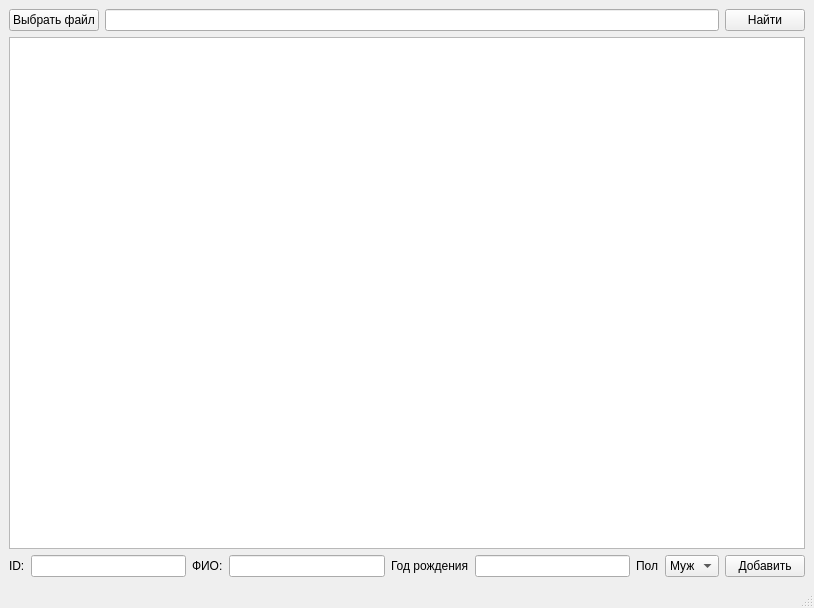
<?xml version="1.0" encoding="UTF-8"?>
<ui version="4.0">
 <class>MainWindow</class>
 <widget class="QMainWindow" name="MainWindow">
  <property name="geometry">
   <rect>
    <x>0</x>
    <y>0</y>
    <width>814</width>
    <height>608</height>
   </rect>
  </property>
  <property name="windowTitle">
   <string>MainWindow</string>
  </property>
  <widget class="QWidget" name="centralwidget">
   <layout class="QVBoxLayout" name="verticalLayout">
    <item>
     <layout class="QHBoxLayout" name="horizontalLayout">
      <item>
       <widget class="QPushButton" name="Choose">
        <property name="text">
         <string>Выбрать файл</string>
        </property>
       </widget>
      </item>
      <item>
       <widget class="QLineEdit" name="Search_edit"/>
      </item>
      <item>
       <widget class="QPushButton" name="Find">
        <property name="text">
         <string>Найти</string>
        </property>
       </widget>
      </item>
     </layout>
    </item>
    <item>
     <widget class="My_text_class" name="Text_browser"/>
    </item>
    <item>
     <layout class="QHBoxLayout" name="horizontalLayout_2">
      <item>
       <widget class="QLabel" name="label">
        <property name="text">
         <string>ID:</string>
        </property>
       </widget>
      </item>
      <item>
       <widget class="QLineEdit" name="ID_Edit"/>
      </item>
      <item>
       <widget class="QLabel" name="label_2">
        <property name="text">
         <string>ФИО:</string>
        </property>
       </widget>
      </item>
      <item>
       <widget class="QLineEdit" name="Name_Edit"/>
      </item>
      <item>
       <widget class="QLabel" name="label_3">
        <property name="text">
         <string>Год рождения</string>
        </property>
       </widget>
      </item>
      <item>
       <widget class="QLineEdit" name="Year_Edit"/>
      </item>
      <item>
       <widget class="QLabel" name="label_4">
        <property name="text">
         <string>Пол</string>
        </property>
       </widget>
      </item>
      <item>
       <widget class="QComboBox" name="Sex_Edit">
        <item>
         <property name="text">
          <string>Муж</string>
         </property>
        </item>
        <item>
         <property name="text">
          <string>Жен</string>
         </property>
        </item>
       </widget>
      </item>
      <item>
       <widget class="QPushButton" name="Add_Push">
        <property name="text">
         <string>Добавить</string>
        </property>
       </widget>
      </item>
     </layout>
    </item>
   </layout>
  </widget>
  <widget class="QMenuBar" name="menubar">
   <property name="geometry">
    <rect>
     <x>0</x>
     <y>0</y>
     <width>814</width>
     <height>25</height>
    </rect>
   </property>
  </widget>
  <widget class="QStatusBar" name="statusbar"/>
 </widget>
 <customwidgets>
  <customwidget>
   <class>My_text_class</class>
   <extends>QTextBrowser</extends>
   <header>my_text_class.h</header>
   <slots>
    <slot>Color_green()</slot>
   </slots>
  </customwidget>
 </customwidgets>
 <resources/>
 <connections>
  <connection>
   <sender>Add_Push</sender>
   <signal>clicked()</signal>
   <receiver>MainWindow</receiver>
   <slot>Add_employee()</slot>
   <hints>
    <hint type="sourcelabel">
     <x>770</x>
     <y>566</y>
    </hint>
    <hint type="destinationlabel">
     <x>152</x>
     <y>548</y>
    </hint>
   </hints>
  </connection>
  <connection>
   <sender>Add_Push</sender>
   <signal>clicked()</signal>
   <receiver>ID_Edit</receiver>
   <slot>clear()</slot>
   <hints>
    <hint type="sourcelabel">
     <x>741</x>
     <y>567</y>
    </hint>
    <hint type="destinationlabel">
     <x>172</x>
     <y>569</y>
    </hint>
   </hints>
  </connection>
  <connection>
   <sender>Add_Push</sender>
   <signal>clicked()</signal>
   <receiver>Name_Edit</receiver>
   <slot>clear()</slot>
   <hints>
    <hint type="sourcelabel">
     <x>801</x>
     <y>570</y>
    </hint>
    <hint type="destinationlabel">
     <x>359</x>
     <y>569</y>
    </hint>
   </hints>
  </connection>
  <connection>
   <sender>Add_Push</sender>
   <signal>clicked()</signal>
   <receiver>Year_Edit</receiver>
   <slot>clear()</slot>
   <hints>
    <hint type="sourcelabel">
     <x>791</x>
     <y>567</y>
    </hint>
    <hint type="destinationlabel">
     <x>608</x>
     <y>569</y>
    </hint>
   </hints>
  </connection>
  <connection>
   <sender>Find</sender>
   <signal>clicked()</signal>
   <receiver>MainWindow</receiver>
   <slot>Find_employee()</slot>
   <hints>
    <hint type="sourcelabel">
     <x>746</x>
     <y>38</y>
    </hint>
    <hint type="destinationlabel">
     <x>703</x>
     <y>24</y>
    </hint>
   </hints>
  </connection>
  <connection>
   <sender>Find</sender>
   <signal>clicked()</signal>
   <receiver>Search_edit</receiver>
   <slot>clear()</slot>
   <hints>
    <hint type="sourcelabel">
     <x>787</x>
     <y>38</y>
    </hint>
    <hint type="destinationlabel">
     <x>625</x>
     <y>46</y>
    </hint>
   </hints>
  </connection>
  <connection>
   <sender>Choose</sender>
   <signal>clicked()</signal>
   <receiver>MainWindow</receiver>
   <slot>Choose_file()</slot>
   <hints>
    <hint type="sourcelabel">
     <x>90</x>
     <y>52</y>
    </hint>
    <hint type="destinationlabel">
     <x>123</x>
     <y>30</y>
    </hint>
   </hints>
  </connection>
 </connections>
 <slots>
  <slot>Find_employee()</slot>
  <slot>Add_employee()</slot>
  <slot>Choose_file()</slot>
 </slots>
</ui>
